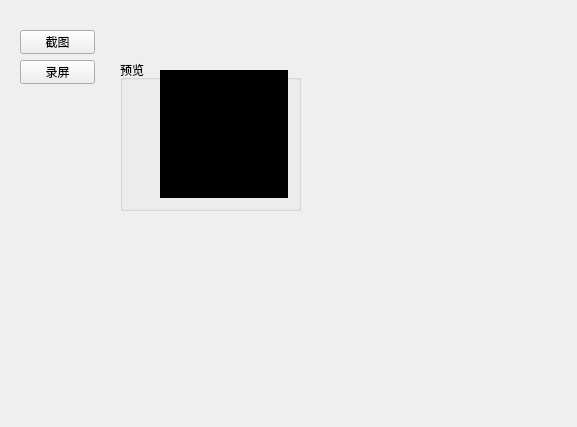
<?xml version="1.0" encoding="UTF-8"?>
<ui version="4.0">
 <class>toolwindow</class>
 <widget class="QWidget" name="toolwindow">
  <property name="geometry">
   <rect>
    <x>0</x>
    <y>0</y>
    <width>577</width>
    <height>427</height>
   </rect>
  </property>
  <property name="windowTitle">
   <string>Form</string>
  </property>
  <widget class="QPushButton" name="pushButton">
   <property name="geometry">
    <rect>
     <x>20</x>
     <y>30</y>
     <width>75</width>
     <height>24</height>
    </rect>
   </property>
   <property name="text">
    <string>截图</string>
   </property>
  </widget>
  <widget class="QPushButton" name="pushButton_2">
   <property name="geometry">
    <rect>
     <x>20</x>
     <y>60</y>
     <width>75</width>
     <height>24</height>
    </rect>
   </property>
   <property name="text">
    <string>录屏</string>
   </property>
  </widget>
  <widget class="QGroupBox" name="groupBox">
   <property name="geometry">
    <rect>
     <x>120</x>
     <y>60</y>
     <width>181</width>
     <height>151</height>
    </rect>
   </property>
   <property name="title">
    <string>预览</string>
   </property>
   <widget class="QWidget" name="widget" native="true">
    <property name="geometry">
     <rect>
      <x>40</x>
      <y>10</y>
      <width>128</width>
      <height>128</height>
     </rect>
    </property>
    <property name="styleSheet">
     <string notr="true">background-color:rgb(0, 0, 0)</string>
    </property>
   </widget>
  </widget>
  <zorder>groupBox</zorder>
  <zorder>pushButton</zorder>
  <zorder>pushButton_2</zorder>
 </widget>
 <resources/>
 <connections/>
</ui>
